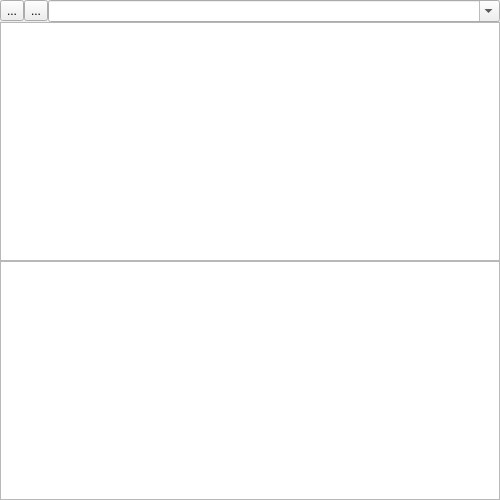
<?xml version="1.0" encoding="UTF-8"?>
<ui version="4.0">
 <class>FileListForm</class>
 <widget class="QWidget" name="FileListForm">
  <property name="geometry">
   <rect>
    <x>0</x>
    <y>0</y>
    <width>500</width>
    <height>500</height>
   </rect>
  </property>
  <property name="windowTitle">
   <string>Form</string>
  </property>
  <layout class="QVBoxLayout" name="verticalLayout">
   <property name="spacing">
    <number>0</number>
   </property>
   <property name="leftMargin">
    <number>0</number>
   </property>
   <property name="topMargin">
    <number>0</number>
   </property>
   <property name="rightMargin">
    <number>0</number>
   </property>
   <property name="bottomMargin">
    <number>0</number>
   </property>
   <item>
    <layout class="QHBoxLayout" name="horizontalLayout">
     <property name="spacing">
      <number>0</number>
     </property>
     <item>
      <widget class="QToolButton" name="toolButton_Up">
       <property name="text">
        <string>...</string>
       </property>
       <property name="icon">
        <iconset resource="../../resource/ffftpgui.qrc">
         <normaloff>:/folderup.png</normaloff>:/folderup.png</iconset>
       </property>
      </widget>
     </item>
     <item>
      <widget class="QToolButton" name="toolButton_Open">
       <property name="text">
        <string>...</string>
       </property>
       <property name="icon">
        <iconset resource="../../resource/ffftpgui.qrc">
         <normaloff>:/folderopen.png</normaloff>:/folderopen.png</iconset>
       </property>
      </widget>
     </item>
     <item>
      <widget class="QComboBox" name="comboBox_DirHist">
       <property name="editable">
        <bool>true</bool>
       </property>
      </widget>
     </item>
    </layout>
   </item>
   <item>
    <widget class="QTreeView" name="treeView_DirView">
     <property name="editTriggers">
      <set>QAbstractItemView::EditTrigger::DoubleClicked</set>
     </property>
    </widget>
   </item>
   <item>
    <widget class="QListView" name="listView_DirView">
     <property name="isWrapping" stdset="0">
      <bool>true</bool>
     </property>
     <property name="resizeMode">
      <enum>QListView::ResizeMode::Adjust</enum>
     </property>
    </widget>
   </item>
  </layout>
 </widget>
 <resources>
  <include location="../../resource/ffftpgui.qrc"/>
 </resources>
 <connections>
  <connection>
   <sender>toolButton_Up</sender>
   <signal>clicked()</signal>
   <receiver>FileListForm</receiver>
   <slot>onClick_toolButton_Up()</slot>
   <hints>
    <hint type="sourcelabel">
     <x>12</x>
     <y>12</y>
    </hint>
    <hint type="destinationlabel">
     <x>249</x>
     <y>250</y>
    </hint>
   </hints>
  </connection>
  <connection>
   <sender>toolButton_Open</sender>
   <signal>clicked()</signal>
   <receiver>FileListForm</receiver>
   <slot>onClick_toolButton_Open()</slot>
   <hints>
    <hint type="sourcelabel">
     <x>35</x>
     <y>12</y>
    </hint>
    <hint type="destinationlabel">
     <x>249</x>
     <y>250</y>
    </hint>
   </hints>
  </connection>
  <connection>
   <sender>comboBox_DirHist</sender>
   <signal>currentIndexChanged(int)</signal>
   <receiver>FileListForm</receiver>
   <slot>onCurrentIndexChange_comboBox_DirHist(int)</slot>
   <hints>
    <hint type="sourcelabel">
     <x>272</x>
     <y>12</y>
    </hint>
    <hint type="destinationlabel">
     <x>249</x>
     <y>250</y>
    </hint>
   </hints>
  </connection>
  <connection>
   <sender>comboBox_DirHist</sender>
   <signal>textActivated(QString)</signal>
   <receiver>FileListForm</receiver>
   <slot>onTextActivate_comboBox_DirHist(QString)</slot>
   <hints>
    <hint type="sourcelabel">
     <x>272</x>
     <y>12</y>
    </hint>
    <hint type="destinationlabel">
     <x>249</x>
     <y>250</y>
    </hint>
   </hints>
  </connection>
  <connection>
   <sender>treeView_DirView</sender>
   <signal>doubleClicked(QModelIndex)</signal>
   <receiver>FileListForm</receiver>
   <slot>onDoubleClick_treeView_DirView(QModelIndex)</slot>
   <hints>
    <hint type="sourcelabel">
     <x>249</x>
     <y>262</y>
    </hint>
    <hint type="destinationlabel">
     <x>249</x>
     <y>250</y>
    </hint>
   </hints>
  </connection>
 </connections>
 <slots>
  <slot>onClick_toolButton_Up()</slot>
  <slot>onClick_toolButton_Open()</slot>
  <slot>onCurrentIndexChange_comboBox_DirHist(int)</slot>
  <slot>onTextActivate_comboBox_DirHist(QString)</slot>
  <slot>onDoubleClick_treeView_DirView(QModelIndex)</slot>
 </slots>
</ui>
